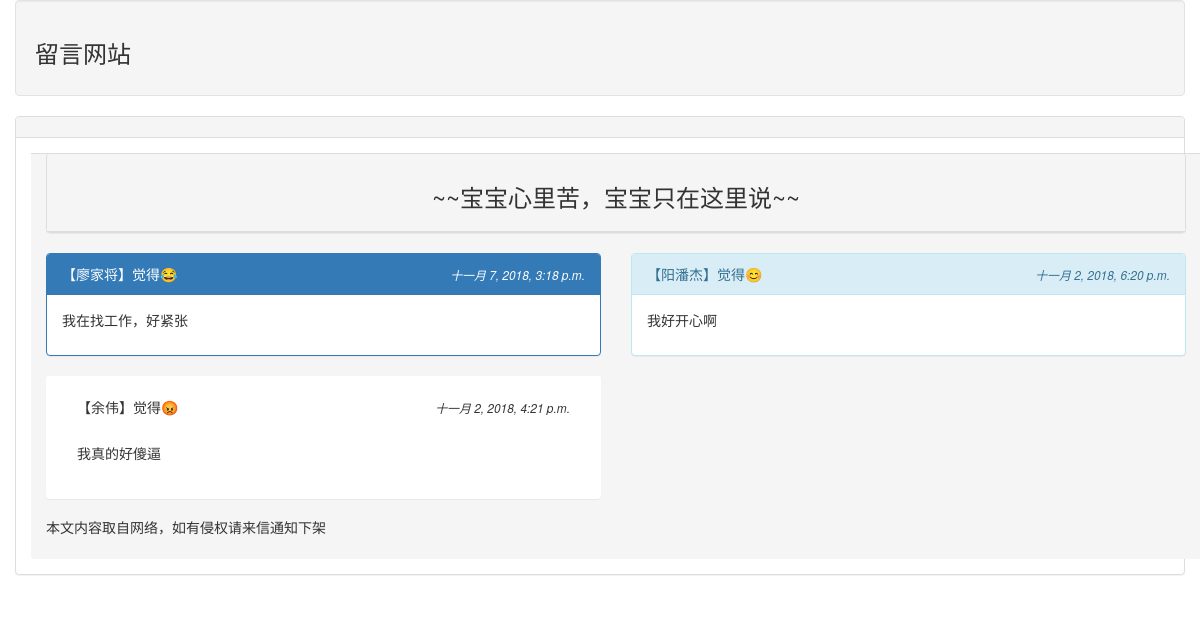
Page /list/ on the committed database.
### mainsite/models.py (models this page shows, shortened)
class Post(models.Model):
    mood = models.ForeignKey('Mood',on_delete=models.CASCADE)
    nickname = models.CharField(max_length=10,default='不愿透露身份的人')  #发帖者的昵称
    message = models.TextField(null=False)  #留言内容
    del_pass = models.CharField(max_length=10)  #记录可以删除此篇信息的密码
    pub_time = models.DateTimeField(auto_now=True)  #自动填入的修改时间
    enabled = models.BooleanField(default=False)     #决定是否要把信息显示在网页上

class Mood(models.Model):
    status = models.CharField(max_length=10,null=False)
    def __str__(self):
        return self.status

### mainsite/views.py (the view)
# urls.py: url(r'^list/$',listing),
def listing(request):
    template = get_template('listing.html')
    posts = Post.objects.filter(enabled=True).order_by('-pub_time')[:150]
    moods = Mood.objects.all()
    html = template.render(locals())
    return HttpResponse(html)

### templates/listing.html (shortened to what this page needs)
{% extends "base.html" %}
{% block content %}
<div class="container">
    <div class="row">
        <div class="col-md-12">
            <div class="panel panel-default">
                <div class="panel-heading" align="center">
                    <h3>~~宝宝心里苦，宝宝只在这里说~~</h3>
                </div>
            </div>
            {% for p in posts %}
                {% cycle "<div class='row'> <div class='col-md-6'>" "<div class='col-md-6'>" %}
                <div class='panel {% cycle "panel-primary" "panel-info" "panel-heading" "panel-success" %}'>
                    <div class='panel-heading'>
                        <table width="100%">
                            <tr>
                                <td>
                                    【{{ p.nickname }}】觉得{{ p.mood }}
                                </td>
                                <td align="right">
                                    <i><small>{{ p.pub_time }}</small></i>
                                </td>
                            </tr>
                        </table>
                    </div>
                    <div class="panel-body">{{ p.message | linebreaks }} </div>
        </div>
    </div>
                {% cycle "" "</div>" %}
            {% endfor %}
</div>
{% endblock %}

### rows in the picture
Post: nickname "廖家将", mood "😂", pub_time "十一月 7, 2018, 3:18 p.m.", message "我在找工作，好紧张"
Post: nickname "阳潘杰", mood "😊", pub_time "十一月 2, 2018, 6:20 p.m.", message "我好开心啊"
Post: nickname "余伟", mood "😡", pub_time "十一月 2, 2018, 4:21 p.m.", message "我真的好傻逼"
